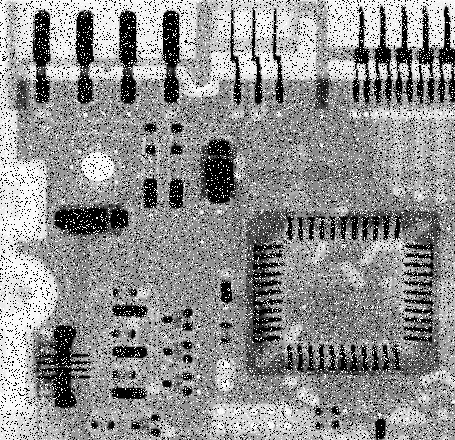
#> input picture process_image.png, 455 x 440 px
$ python project.py   (older library calls are emulated)
#> lines starting #> are read from the running program, lines starting #| are printed output that depends on the picture
import cv2
import numpy as np
import time

def iterative_threshold(magnitude_img):
    """
    Implementa o filtro de limiar iterativo descrito na Seção III-D do artigo.
    Isso calcula o limiar T ideal de forma iterativa[cite: 159].
    """
    # 1) Obter limiar inicial T (média do gradiente máx e mín) [cite: 160, 161, 162]
    T0 = np.min(magnitude_img)
    T1 = np.max(magnitude_img)
    T = (T0 + T1) / 2.0

    # Define uma tolerância pequena para a convergência
    allowance = 1.0  # Tolerância em valor de gradiente

    while True:
        # 2) Calcular Ta (média dos gradientes <= T) e Tb (média dos gradientes > T) [cite: 163, 164]
        # Filtrando valores zero para evitar distorção na média (assumindo que 0 não é uma borda)
        mag_gt_T = magnitude_img[magnitude_img > T]
        mag_lte_T = magnitude_img[
            (magnitude_img <= T) & (magnitude_img > 0)
        ]  # Ignora fundo puro

        if mag_gt_T.size == 0:
            Tb = 0
        else:
            Tb = np.mean(mag_gt_T)

        if mag_lte_T.size == 0:
            Ta = 0
        else:
            Ta = np.mean(mag_lte_T)

        # 3) Calcular novo limiar TT [cite: 172, 174]
        TT = (Ta + Tb) / 2.0

        # 4) Verificar convergência [cite: 181, 182]
        if abs(T - TT) < allowance:
            break

        T = TT

    return T


def non_maximum_suppression(magnitude, angle):
    """
    Implementação manual da Supressão Não Máxima (NMS).
    [Ref: Etapa do fluxograma em Fig. 2 (fonte: 101)]
    """
    (H, W) = magnitude.shape
    nms_output = np.zeros((H, W), dtype=np.float32)

    # Converte ângulos de radianos para graus
    degrees = angle * 180.0 / np.pi
    degrees[degrees < 0] += 180

    for i in range(1, H - 1):
        for j in range(1, W - 1):
            q = 255
            r = 255

            # Quantiza o ângulo em 4 direções (0, 45, 90, 135)
            # 0 graus (horizontal)
            if (0 <= degrees[i, j] < 22.5) or (157.5 <= degrees[i, j] <= 180):
                q = magnitude[i, j + 1]
                r = magnitude[i, j - 1]
            # 45 graus
            elif 22.5 <= degrees[i, j] < 67.5:
                q = magnitude[i + 1, j - 1]
                r = magnitude[i - 1, j + 1]
            # 90 graus (vertical)
            elif 67.5 <= degrees[i, j] < 112.5:
                q = magnitude[i + 1, j]
                r = magnitude[i - 1, j]
            # 135 graus
            elif 112.5 <= degrees[i, j] < 157.5:
                q = magnitude[i - 1, j - 1]
                r = magnitude[i + 1, j + 1]

            # Se o pixel atual (i, j) for o máximo local ao longo da direção do gradiente, mantenha-o
            if (magnitude[i, j] >= q) and (magnitude[i, j] >= r):
                nms_output[i, j] = magnitude[i, j]
            else:
                nms_output[i, j] = 0

    return nms_output


def improved_canny_algorithm(image_path, alpha=0.5):
    """
    Função principal que implementa o fluxograma da Fig. 2 (artigo).
    """
#> called with image_path = 'process_image.png', alpha = 0.7
    # 1. Imagem de Entrada
    img = cv2.imread(image_path)
#> img is the input picture: shape (440, 455, 3); min 0, max 255, mean 144.1
    if img is None:
        print(f"Erro: Não foi possível carregar a imagem em {image_path}")
        return None, None

    # 2. Gray Scaling
    gray_img = cv2.cvtColor(img, cv2.COLOR_BGR2GRAY)

    # 3. Median Filter (3x3)
    median_img = cv2.medianBlur(gray_img, 3)
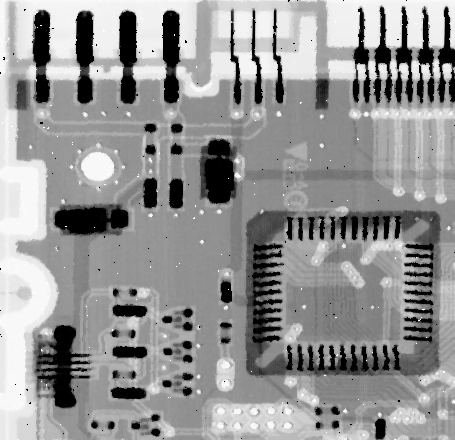
#> median_img: shape (440, 455); min 0, max 255, mean 148.2

    # 4. Cálculo de Gradiente (Operador Sobel Melhorado)
    sqrt2_4 = np.sqrt(2) / 4.0
    kernel_x = np.array(
        [[-sqrt2_4, 0, sqrt2_4], [-1, 0, 1], [-sqrt2_4, 0, sqrt2_4]], dtype=np.float32
    )
    kernel_y = np.array(
        [[-sqrt2_4, -1, -sqrt2_4], [0, 0, 0], [sqrt2_4, 1, sqrt2_4]], dtype=np.float32
    )

    Gx = cv2.filter2D(median_img, cv2.CV_64F, kernel_x)
    Gy = cv2.filter2D(median_img, cv2.CV_64F, kernel_y)
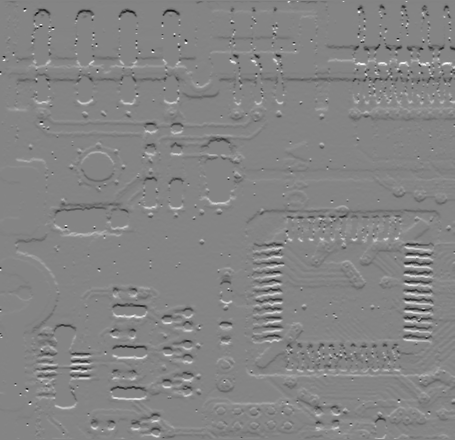
#> Gy: shape (440, 455) float64; min -429.2, max 395.3, mean -0.5; drawn with min black and max white

    # Magnitude e Ângulo
    magnitude = np.sqrt(Gx**2 + Gy**2)

    # ⚠️ Normalização para 0–1 (fundamental no artigo)
    if np.max(magnitude) > 0:
        magnitude = magnitude / np.max(magnitude)

    angle = np.arctan2(Gy, Gx)
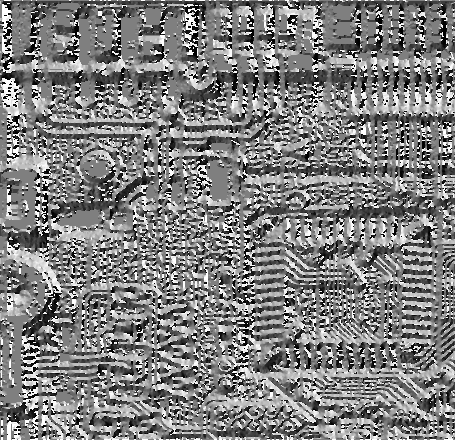
#> angle: shape (440, 455) float64; min -3.14, max 3.14, mean 0.0012; drawn with min black and max white

    # 5. Iterative gradient threshold filter
    print("Iniciando cálculo do limiar iterativo...")
    T_converged = iterative_threshold(magnitude)
#> in iterative_threshold, `T0 = np.min(magnitude_img)`: T0 = 0
#> in iterative_threshold, `T1 = np.max(magnitude_img)`: T1 = 1
#> in iterative_threshold, `T = (T0 + T1) / 2.0`: T = 0.5
#> the loop in iterative_threshold, `while True:` made 1 pass
#> (Tb, Ta, TT) on pass 1: (0.637, 0.0632, 0.35)
#> T_converged = 0.5
    print(f"Limiar T iterativo convergido: {T_converged:.4f}")
#| Limiar T iterativo convergido: 0.5000

    # 6. Gradient Resolution
    K = alpha * (T_converged**2)
#> K = 0.175
    print(f"Calculando K (Resolução) com alpha={alpha}: K = {K:.4f}")
#| Calculando K (Resolução) com alpha=0.7: K = 0.1750

    filtered_magnitude = magnitude.copy()
    filtered_magnitude[filtered_magnitude < K] = 0

    # 7. Non Maximum Suppression
    print("Aplicando Supressão Não Máxima (NMS)...")
    nms_img = non_maximum_suppression(filtered_magnitude, angle)
#> in non_maximum_suppression, `degrees[degrees < 0] += 180`:
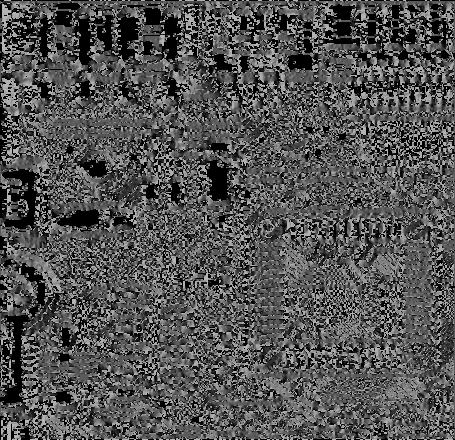
#> degrees: shape (440, 455) float64; min 0, max 180, mean 83.2
#> after the loop in non_maximum_suppression, `for i in range(1, H - 1):`:
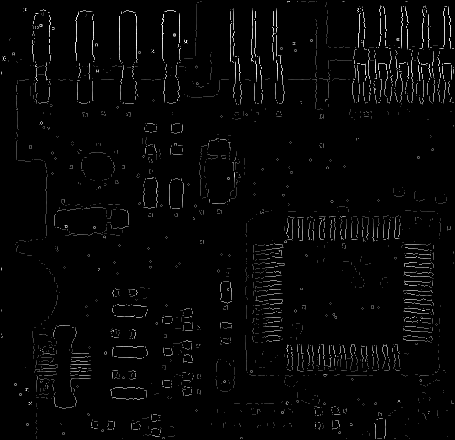
#> nms_output: shape (440, 455) float32; min 0, max 1, mean 0.0227

    # 8. Binarização final
    if np.max(nms_img) > 0:
        nms_img_norm = (nms_img / np.max(nms_img)) * 255
    else:
        nms_img_norm = nms_img

    final_output = nms_img_norm.astype(np.uint8)
    _, final_binary = cv2.threshold(final_output, 1, 255, cv2.THRESH_BINARY)
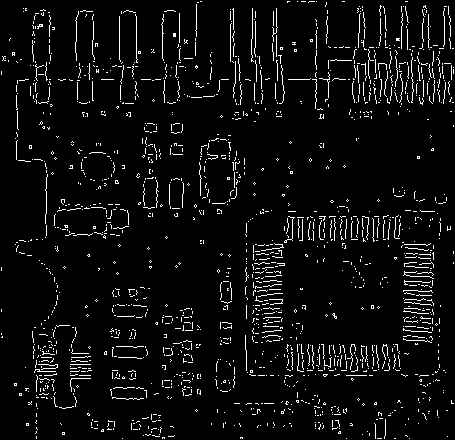
#> final_binary: shape (440, 455); 5.2% white in thin lines or dots

    print("Valores finais únicos após binarização:", np.unique(final_binary)[:10])
#| Valores finais únicos após binarização: [  0 255]

    print("Processamento concluído.")
    return final_binary, nms_img

IMAGE_FILE = "process_image.png"

try:
    cv2.imread(IMAGE_FILE).shape
except AttributeError:
    print("Gerando imagem de teste 'ship_image.png'...")
    ship_img_mock = np.zeros((480, 640, 3), dtype=np.uint8)
    cv2.rectangle(ship_img_mock, (100, 200), (540, 350), (200, 200, 200), -1)
    cv2.line(ship_img_mock, (100, 200), (200, 150), (220, 220, 220), 20)
    cv2.line(ship_img_mock, (400, 150), (540, 200), (220, 220, 220), 10)
    # Adicionar algum ruído "sal e pimenta" para testar o filtro mediano
    noise = np.random.randint(0, 100, (480, 640, 3))
    ship_img_mock[noise < 5] = 255  # Pimenta
    ship_img_mock[noise > 95] = 0  # Sal
    cv2.imwrite(IMAGE_FILE, ship_img_mock)

start_time = time.time()
improved_canny_output, _ = improved_canny_algorithm(IMAGE_FILE, alpha=0.7)

print(improved_canny_output.shape)
#| (440, 455)

end_time = time.time()

print(f"\nTempo de execução do Canny Melhorado: {end_time - start_time:.4f} segundos")

# Comparação com o Canny padrão do OpenCV (para referência)
original_img = cv2.imread(IMAGE_FILE)
gray_orig = cv2.cvtColor(original_img, cv2.COLOR_BGR2GRAY)
# O Canny padrão usa filtro Gaussiano e Histerese (limiar duplo)
opencv_canny = cv2.Canny(gray_orig, 50, 150)
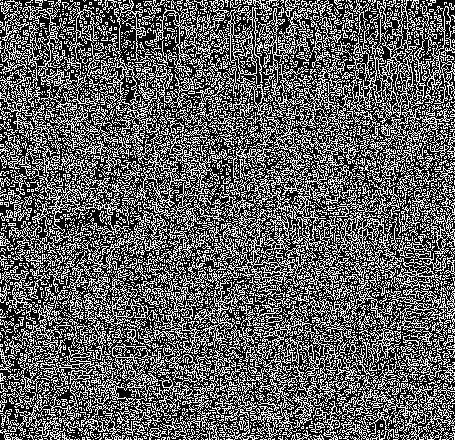
#> opencv_canny: shape (440, 455); 37.4% white in thin lines or dots

if improved_canny_output is not None:
    cv2.imshow("Original com Ruido", original_img)
    cv2.imshow("Canny Padrao (OpenCV)", opencv_canny)
    cv2.imshow("Canny Melhorado (Artigo)", improved_canny_output)

    print(
        "\nResultados sendo exibidos. Pressione qualquer tecla para fechar as janelas."
    )
    cv2.waitKey(0)
    cv2.destroyAllWindows()
